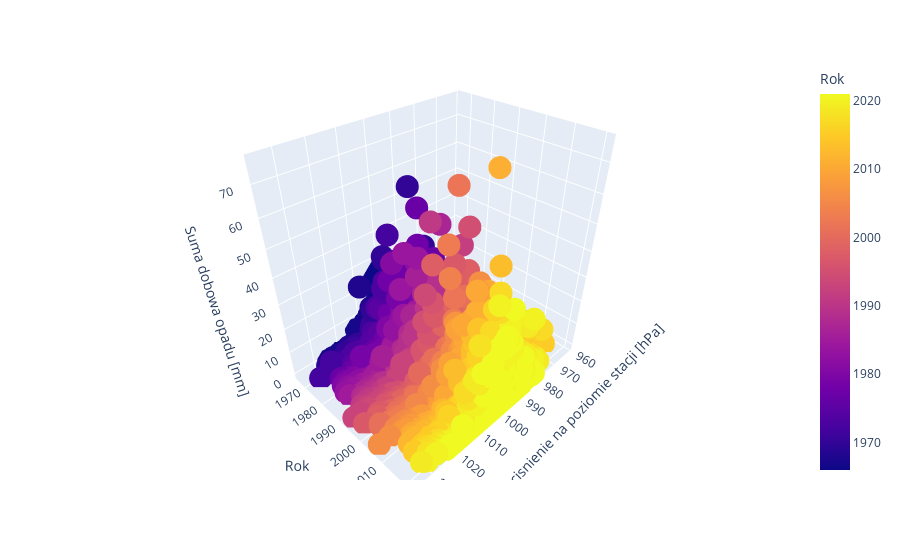
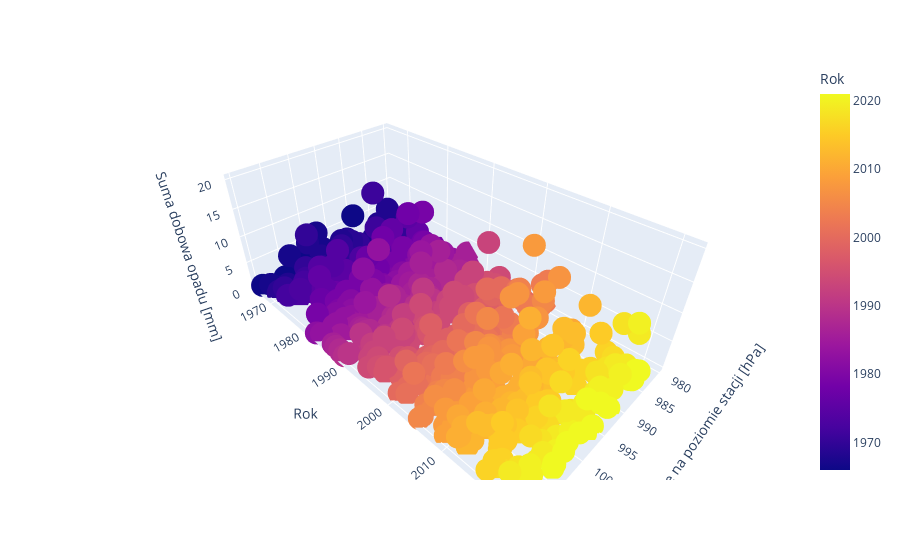
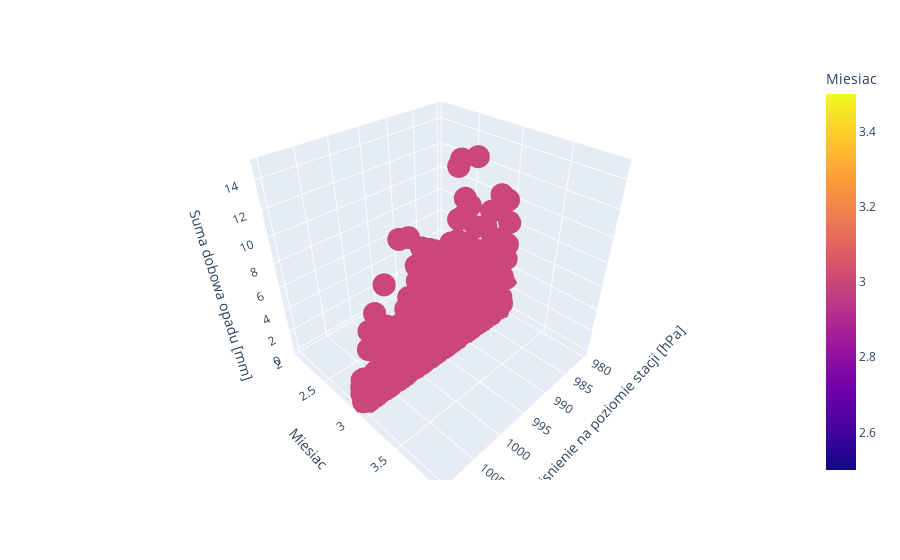

Notebook cell for these charts, in order:
### Code cell
dftemp = df.copy()
df2=dftemp.loc[dftemp['Suma dobowa opadu [mm]'] < 45].copy()
df2=df2.loc[df2['Suma dobowa opadu [mm]'] > 0 ]
df2=df2.loc[df2['Srednie dobowe cisnienie na poziomie stacji [hPa]'] < 1010]
df2=df2.loc[df2['Srednie dobowe cisnienie na poziomie stacji [hPa]'] > 980]
dftemp = df2.loc[df2['Suma dobowa opadu [mm]'] > 0].copy()

df2=df2.loc[df2['Miesiac'] == 3]
tempnp=np.zeros([3,12])

for i in range(0,12):
    dftempnp = dftemp.loc[dftemp['Miesiac'] == i+1].copy()
    tempnp[0,i] = dftempnp['Suma dobowa opadu [mm]'].var()
    tempnp[1,i] = dftempnp['Suma dobowa opadu [mm]'].std()
    tempnp[2,i] = dftempnp['Suma dobowa opadu [mm]'].median()



dftemp = dftemp.loc[dftemp['Miesiac'] == 1]
fig = px.scatter_3d(df, x='Srednie dobowe cisnienie na poziomie stacji [hPa]',
                        z='Suma dobowa opadu [mm]', 
                        y= 'Rok', color='Rok')
fig.show()

fig = px.scatter_3d(dftemp, x='Srednie dobowe cisnienie na poziomie stacji [hPa]',
                        z='Suma dobowa opadu [mm]', 
                        y= 'Rok', color='Rok')
fig.show()

fig = px.scatter_3d(df2, x='Srednie dobowe cisnienie na poziomie stacji [hPa]',
                        z='Suma dobowa opadu [mm]', 
                        y= 'Miesiac', color='Miesiac')
fig.show()

#fig, ax = plt.subplots()  # Create a figure containing a single axes.
plt.plot(['styczen','luty','marzec','kwiecien','maj','czerwiec','lipiec','sierpien','wrzesien','pazdziernik','listopad','grudzien'],tempnp[0],'r');  # Plot some data on the axes.
plt.show()
plt.plot( ['styczen','luty','marzec','kwiecien','maj','czerwiec','lipiec','sierpien','wrzesien','pazdziernik','listopad','grudzien'],tempnp[1],'b');  # Plot some data on the axes.
plt.show()
plt.plot( ['styczen','luty','marzec','kwiecien','maj','czerwiec','lipiec','sierpien','wrzesien','pazdziernik','listopad','grudzien'],tempnp[2],'g');  # Plot some data on the axes.
plt.show()

### Figure 1 — Plotly figure (JSON) as saved in the notebook; plotly's stock layout.template omitted (floating-point values rounded to 4 significant figures; data arrays with more than 128 entries replaced by an {"elided": "..."} marker saying what was removed)
{"data": [{"hovertemplate": "Srednie dobowe cisnienie na poziomie stacji [hPa]=%{x}<br>Rok=%{marker.color}<br>Suma dobowa opadu [mm]=%{z}<extra></extra>", "legendgroup": "", "marker": {"color": {"elided": "20454 int values"}, "coloraxis": "coloraxis", "symbol": "circle"}, "mode": "markers", "name": "", "scene": "scene", "showlegend": false, "type": "scatter3d", "x": {"elided": "20454 float values"}, "y": {"elided": "20454 int values"}, "z": {"elided": "20454 float values"}}], "layout": {"coloraxis": {"colorbar": {"title": {"text": "Rok"}}, "colorscale": [[0, "#0d0887"], [0.1111, "#46039f"], [0.2222, "#7201a8"], [0.3333, "#9c179e"], [0.4444, "#bd3786"], [0.5556, "#d8576b"], [0.6667, "#ed7953"], [0.7778, "#fb9f3a"], [0.8889, "#fdca26"], [1, "#f0f921"]]}, "legend": {"tracegroupgap": 0}, "margin": {"t": 60}, "scene": {"domain": {"x": [0, 1], "y": [0, 1]}, "xaxis": {"title": {"text": "Srednie dobowe cisnienie na poziomie stacji [hPa]"}}, "yaxis": {"title": {"text": "Rok"}}, "zaxis": {"title": {"text": "Suma dobowa opadu [mm]"}}}}}

### Figure 2 — Plotly figure (JSON) as saved in the notebook; plotly's stock layout.template omitted (floating-point values rounded to 4 significant figures; data arrays with more than 128 entries replaced by an {"elided": "..."} marker saying what was removed)
{"data": [{"hovertemplate": "Srednie dobowe cisnienie na poziomie stacji [hPa]=%{x}<br>Rok=%{marker.color}<br>Suma dobowa opadu [mm]=%{z}<extra></extra>", "legendgroup": "", "marker": {"color": {"elided": "716 int values"}, "coloraxis": "coloraxis", "symbol": "circle"}, "mode": "markers", "name": "", "scene": "scene", "showlegend": false, "type": "scatter3d", "x": {"elided": "716 float values"}, "y": {"elided": "716 int values"}, "z": {"elided": "716 float values"}}], "layout": {"coloraxis": {"colorbar": {"title": {"text": "Rok"}}, "colorscale": [[0, "#0d0887"], [0.1111, "#46039f"], [0.2222, "#7201a8"], [0.3333, "#9c179e"], [0.4444, "#bd3786"], [0.5556, "#d8576b"], [0.6667, "#ed7953"], [0.7778, "#fb9f3a"], [0.8889, "#fdca26"], [1, "#f0f921"]]}, "legend": {"tracegroupgap": 0}, "margin": {"t": 60}, "scene": {"domain": {"x": [0, 1], "y": [0, 1]}, "xaxis": {"title": {"text": "Srednie dobowe cisnienie na poziomie stacji [hPa]"}}, "yaxis": {"title": {"text": "Rok"}}, "zaxis": {"title": {"text": "Suma dobowa opadu [mm]"}}}}}

### Figure 3 — Plotly figure (JSON) as saved in the notebook; plotly's stock layout.template omitted (floating-point values rounded to 4 significant figures; data arrays with more than 128 entries replaced by an {"elided": "..."} marker saying what was removed)
{"data": [{"hovertemplate": "Srednie dobowe cisnienie na poziomie stacji [hPa]=%{x}<br>Miesiac=%{marker.color}<br>Suma dobowa opadu [mm]=%{z}<extra></extra>", "legendgroup": "", "marker": {"color": {"elided": "652 int values"}, "coloraxis": "coloraxis", "symbol": "circle"}, "mode": "markers", "name": "", "scene": "scene", "showlegend": false, "type": "scatter3d", "x": {"elided": "652 float values"}, "y": {"elided": "652 int values"}, "z": {"elided": "652 float values"}}], "layout": {"coloraxis": {"colorbar": {"title": {"text": "Miesiac"}}, "colorscale": [[0, "#0d0887"], [0.1111, "#46039f"], [0.2222, "#7201a8"], [0.3333, "#9c179e"], [0.4444, "#bd3786"], [0.5556, "#d8576b"], [0.6667, "#ed7953"], [0.7778, "#fb9f3a"], [0.8889, "#fdca26"], [1, "#f0f921"]]}, "legend": {"tracegroupgap": 0}, "margin": {"t": 60}, "scene": {"domain": {"x": [0, 1], "y": [0, 1]}, "xaxis": {"title": {"text": "Srednie dobowe cisnienie na poziomie stacji [hPa]"}}, "yaxis": {"title": {"text": "Miesiac"}}, "zaxis": {"title": {"text": "Suma dobowa opadu [mm]"}}}}}
